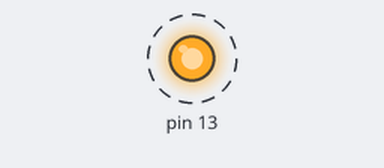
This sketch was run on a simulated Arduino Uno, built with avr-gcc and run on an emulated ATmega328P. On the bench: output pins drawn as LEDs (lit = HIGH). Dashed ring = blinking.

Above: at 8.18 s.
Timing chart, 0 to 11.0 s (numbered marks = the images above):
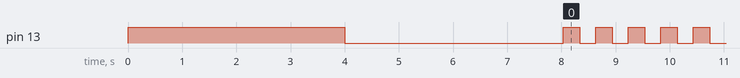

The sketch:

configuracionB.ino
```cpp
#include <SoftwareSerial.h>

SoftwareSerial blue(0, 1);

char NOMBRE[21] = "Protesis";
char BPS = '4';
char PASS[5] = "1234";

void setup()
{
blue.begin(9600);

pinMode(13, OUTPUT);
digitalWrite(13, HIGH);
delay(4000);

digitalWrite(13,LOW);

blue.print("AT");
delay(1000);

blue.print("AT+NAME");
blue.print(NOMBRE);
delay(1000);

blue.print("AT+BAUD");
blue.print(BPS);
delay(1000);

blue.print("AT+PIN");
blue.print(PASS);
delay(1000);

}

void loop()
{
  digitalWrite(13, !digitalRead(13));
  delay(300);
}
```

Measured:
- by itself, pin 13: repeats every 0.60 s: HIGH 0.30 s, LOW 0.30 s
